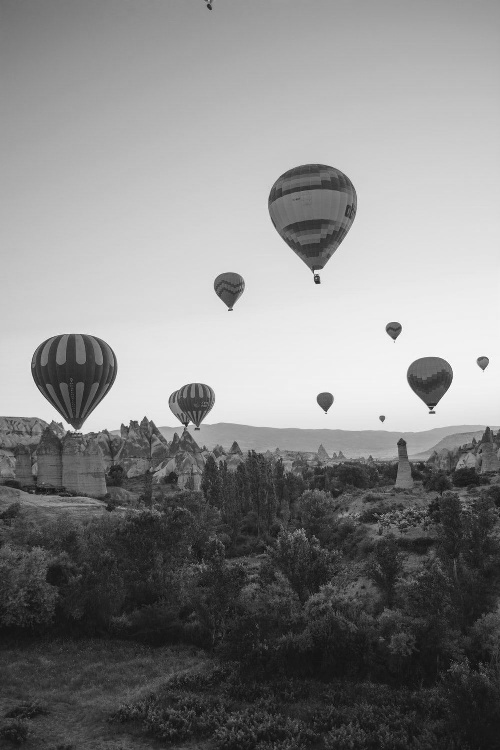
#> input picture images/yuv_images/img5/y_channel.jpeg, 500 x 750 px
$ python plot.py
#> lines starting #> are read from the running program, lines starting #| are printed output that depends on the picture
import matplotlib.pyplot as plt
import cv2

# This function is used to plot the Y, U and V channels in one plot

def plot():
    img_number = "5"
    y_image =  cv2.imread("./images/yuv_images/img" + img_number +"/y_channel.jpeg")
#> y_image is the input picture: shape (750, 500, 3); min 7, max 255, mean 133.3
    u_image =  cv2.imread("./images/yuv_images/img" + img_number +"/u_channel.jpeg")
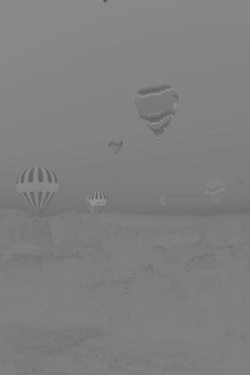
#> input picture images/yuv_images/img5/u_channel.jpeg, 250 x 375 px
#> u_image is the input picture: shape (375, 250, 3); min 80, max 151, mean 127.3
    v_image =  cv2.imread("./images/yuv_images/img" + img_number +"/v_channel.jpeg")
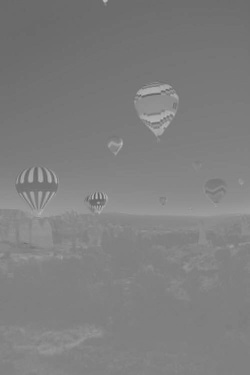
#> input picture images/yuv_images/img5/v_channel.jpeg, 250 x 375 px
#> v_image is the input picture: shape (375, 250, 3); min 90, max 192, mean 126.6

    fig = plt.figure(figsize=(2, 7))

    fig.add_subplot(3, 1, 1)
    plt.imshow(y_image)
    plt.axis('on')
    plt.title("Y Channel", fontdict={'fontsize': 10})

    fig.add_subplot(3, 1, 2)
    plt.imshow(u_image)
    plt.axis('on')
    plt.title("U Channel", fontdict={'fontsize': 10})

    fig.add_subplot(3, 1, 3)
    plt.imshow(v_image)
    plt.axis('on')
    plt.title("V Channel", fontdict={'fontsize': 10})

    plt.subplots_adjust(left=0.1,
                    bottom=0.1,
                    right=0.9,
                    top=0.9,
                    wspace=0.4,
                    hspace=0.4)

    plt.show()
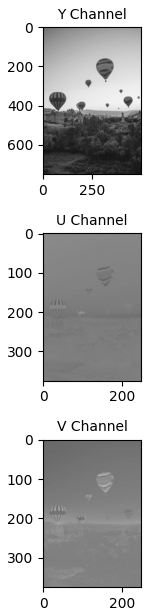
#> figure drawn by matplotlib, 3 panels


if __name__ == '__main__':
    plot()
